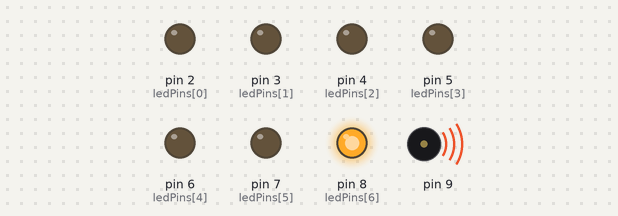
This sketch was run on a simulated Arduino Uno, built with avr-gcc and run on an emulated ATmega328P. Parts: output pins drawn as LEDs (lit = HIGH), buzzer (waves = sounding). At 27.5 s the program stops and its outputs stay as they are.

Above: at 0.08 s.
At 3.52 s:
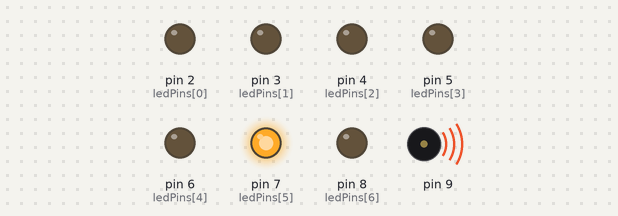
At 6.96 s:
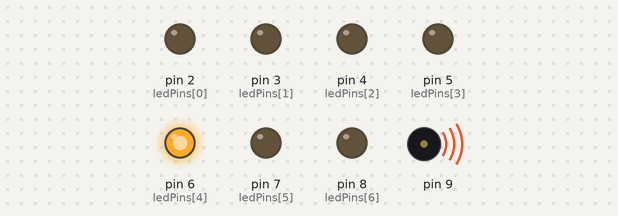
At 13.63 s:
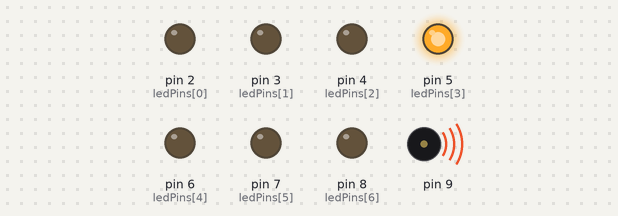
At 20.3 s:
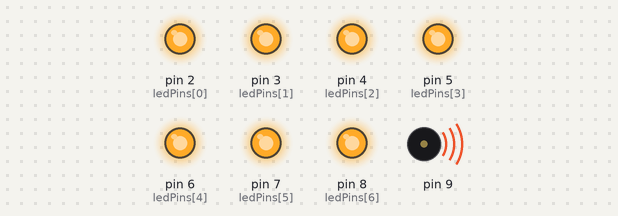
At 27.26 s:
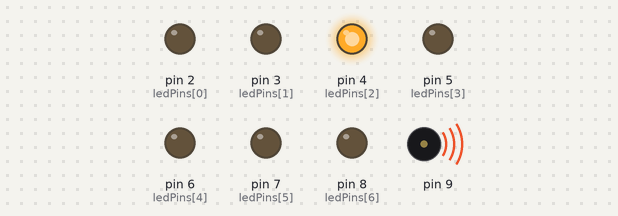
Timing chart, 0 to 29.0 s (numbered marks = the images above):
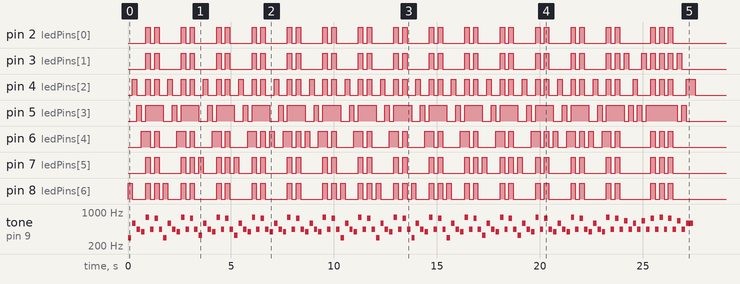

Measured:
- by itself, pin 2 (ledPins[0]): LOW → HIGH at 0.86 s, → LOW 0.22 s later, → HIGH 0.22 s later, → LOW 0.22 s later, … (62 changes in this stretch)
- by itself, pin 3 (ledPins[1]): LOW → HIGH at 0.86 s, → LOW 0.22 s later, → HIGH 0.22 s later, → LOW 0.22 s later, … (68 changes in this stretch)
- by itself, pin 4 (ledPins[2]): LOW → HIGH at 0.22 s, → LOW 0.22 s later, → HIGH 0.43 s later, → LOW 0.22 s later, … (94 changes in this stretch)
- by itself, pin 5 (ledPins[3]): LOW → HIGH at 0.43 s, → LOW 0.22 s later, → HIGH 0.22 s later, → LOW 0.86 s later, … (64 changes in this stretch)
- by itself, pin 6 (ledPins[4]): LOW → HIGH at 0.65 s, → LOW 0.43 s later, → HIGH 0.22 s later, → LOW 0.22 s later, … (70 changes in this stretch)
- by itself, pin 7 (ledPins[5]): LOW → HIGH at 0.86 s, → LOW 0.22 s later, → HIGH 0.22 s later, → LOW 0.22 s later, … (70 changes in this stretch)
- by itself, pin 8 (ledPins[6]): LOW → HIGH at 0.00 s, → LOW 0.22 s later, → HIGH 0.65 s later, → LOW 0.22 s later, … (74 changes in this stretch)
- by itself, tone on pin 9: plays 294 Hz for 0.17 s, 587 Hz for 0.17 s, 440 Hz for 0.17 s, 392 Hz for 0.17 s, 784 Hz for 0.17 s, 440 Hz for 0.17 s … (127 notes in this stretch)

The sketch:

SweetChild.ino
```cpp
/*************************************************
 * Public Constants
 *************************************************/

#define NOTE_B0  31
#define NOTE_C1  33
#define NOTE_CS1 35
#define NOTE_D1  37
#define NOTE_DS1 39
#define NOTE_E1  41
#define NOTE_F1  44
#define NOTE_FS1 46
#define NOTE_G1  49
#define NOTE_GS1 52
#define NOTE_A1  55
#define NOTE_AS1 58
#define NOTE_B1  62
#define NOTE_C2  65
#define NOTE_CS2 69
#define NOTE_D2  73
#define NOTE_DS2 78
#define NOTE_E2  82
#define NOTE_F2  87
#define NOTE_FS2 93
#define NOTE_G2  98
#define NOTE_GS2 104
#define NOTE_A2  110
#define NOTE_AS2 117
#define NOTE_B2  123
#define NOTE_C3  131
#define NOTE_CS3 139
#define NOTE_D3  147
#define NOTE_DS3 156
#define NOTE_E3  165
#define NOTE_F3  175
#define NOTE_FS3 185
#define NOTE_G3  196
#define NOTE_GS3 208
#define NOTE_A3  220
#define NOTE_AS3 233
#define NOTE_B3  247
#define NOTE_C4  262
#define NOTE_CS4 277
#define NOTE_D4  294
#define NOTE_DS4 311
#define NOTE_E4  330
#define NOTE_F4  349
#define NOTE_FS4 370
#define NOTE_G4  392
#define NOTE_GS4 415
#define NOTE_A4  440
#define NOTE_AS4 466
#define NOTE_B4  494
#define NOTE_C5  523
#define NOTE_CS5 554
#define NOTE_D5  587
#define NOTE_DS5 622
#define NOTE_E5  659
#define NOTE_F5  698
#define NOTE_FS5 740
#define NOTE_G5  784
#define NOTE_GS5 831
#define NOTE_A5  880
#define NOTE_AS5 932
#define NOTE_B5  988
#define NOTE_C6  1047
#define NOTE_CS6 1109
#define NOTE_D6  1175
#define NOTE_DS6 1245
#define NOTE_E6  1319
#define NOTE_F6  1397
#define NOTE_FS6 1480
#define NOTE_G6  1568
#define NOTE_GS6 1661
#define NOTE_A6  1760
#define NOTE_AS6 1865
#define NOTE_B6  1976
#define NOTE_C7  2093
#define NOTE_CS7 2217
#define NOTE_D7  2349
#define NOTE_DS7 2489
#define NOTE_E7  2637
#define NOTE_F7  2794
#define NOTE_FS7 2960
#define NOTE_G7  3136
#define NOTE_GS7 3322
#define NOTE_A7  3520
#define NOTE_AS7 3729
#define NOTE_B7  3951
#define NOTE_C8  4186
#define NOTE_CS8 4435
#define NOTE_D8  4699
#define NOTE_DS8 4978
//Sweet Child O Mine- Guns N Roses-------------------------------------------------------------------------------------------------------------------------------
int mainRiffD[] = {NOTE_D4 , NOTE_D5 , NOTE_A4, NOTE_G4, NOTE_G5, NOTE_A4, NOTE_FS5, NOTE_A4};
int mainRiffE[] = {NOTE_E4 , NOTE_D5 , NOTE_A4, NOTE_G4, NOTE_G5, NOTE_A4, NOTE_FS5, NOTE_A4};
int mainRiffG[] = {NOTE_G4 , NOTE_D5 , NOTE_A4, NOTE_G4, NOTE_G5, NOTE_A4, NOTE_FS5, NOTE_A4};
int endRiff[] = {NOTE_E5, NOTE_A4, NOTE_D5, NOTE_A4, NOTE_E5, NOTE_A4, NOTE_FS5, NOTE_A4, NOTE_G5, NOTE_A4, NOTE_FS5, NOTE_A4, NOTE_E5, NOTE_A4, NOTE_D5};

int mainRiffDurations[] = {
//d4  d5  a4   g4  g5  g4  fs5  a4
  6,  6,  6,   6,  6,  6,  6 ,  6};

int endRiffDurations[] = {6, 6, 6, 6, 6, 6, 6, 6, 6, 6, 6, 6, 6, 6, 3};

int ledPins[] = {2,3,4,5,6,7,8};

int numRepeats = 2;
//----------------------------------------------------------------------------------------------------------------------------------------------
void setup() {

  for(int index = 0; index <= 6; index++)
  {
    pinMode(ledPins[index],OUTPUT);
  }


    for(int introTwoTimes = 0; introTwoTimes < numRepeats; introTwoTimes++){
      for(int dTwice = 0; dTwice < 2; dTwice++){
        for (int thisNote = 0; thisNote < 8; thisNote++){
          int mainRiffDuration = 1000/mainRiffDurations[thisNote];
          lightOn(mainRiffD[thisNote]);
          tone(9, mainRiffD[thisNote], mainRiffDuration);
          int pauseBetweenNotes = mainRiffDuration * 1.30;
          delay(pauseBetweenNotes);
          noTone(9);
          lightOff(mainRiffD[thisNote]);
        }
      }

      for(int eTwice = 0; eTwice < 2; eTwice++){
        for (int thisNote = 0; thisNote < 8; thisNote++){
          int mainRiffDuration = 1000/mainRiffDurations[thisNote];
          lightOn(mainRiffE[thisNote]);
          tone(9, mainRiffE[thisNote], mainRiffDuration);
          int pauseBetweenNotes = mainRiffDuration * 1.30;
          delay(pauseBetweenNotes);
          noTone(9);
          lightOff(mainRiffE[thisNote]);
        }
      }

      for(int gTwice = 0; gTwice < 2; gTwice++){
        for (int thisNote = 0; thisNote < 8; thisNote++){
          int mainRiffDuration = 1000/mainRiffDurations[thisNote];
          lightOn(mainRiffG[thisNote]);
          tone(9, mainRiffG[thisNote], mainRiffDuration);
          int pauseBetweenNotes = mainRiffDuration * 1.30;
          delay(pauseBetweenNotes);
          noTone(9);
          lightOff(mainRiffG[thisNote]);
        }
      }
      if(introTwoTimes == numRepeats - 1){
          for (int thisNote = 0; thisNote < 15; thisNote++){
            int mainRiffDuration = 1000/endRiffDurations[thisNote];
            lightOn(endRiff[thisNote]);
            tone(9, endRiff[thisNote], mainRiffDuration);
            int pauseBetweenNotes = mainRiffDuration * 1.30;
            delay(pauseBetweenNotes);
            noTone(9);
            lightOff(endRiff[thisNote]);
          }
      }
      else{
        for(int dTwice = 0; dTwice < 2; dTwice++){
          for (int thisNote = 0; thisNote < 8; thisNote++){
            int mainRiffDuration = 1000/mainRiffDurations[thisNote];
            lightOn(mainRiffD[thisNote]);
            tone(9, mainRiffD[thisNote], mainRiffDuration);
            int pauseBetweenNotes = mainRiffDuration * 1.30;
            delay(pauseBetweenNotes);
            noTone(9);
            lightOff(mainRiffD[thisNote]);
          }
      }
    }

  }

while(1); // stop song
}

void loop() {

}

void lightOn(int note){
  switch(note){
    case NOTE_D4: digitalWrite(8, HIGH); break;
    case NOTE_E4: digitalWrite(7, HIGH); break;
    case NOTE_G4: digitalWrite(6, HIGH); break;
    case NOTE_A4: digitalWrite(5, HIGH); break;
    case NOTE_D5: digitalWrite(4, HIGH); break;
    case NOTE_G5: allOn(); break;
    case NOTE_FS5: allOn(); break;
    case NOTE_E5: digitalWrite(3, HIGH); break;
  }
}
void allOn(){
  for(int i = 0; i < 7; i++){
    digitalWrite(ledPins[i], HIGH);
  }
}

void lightOff(int note){
  switch(note){
    case NOTE_D4: digitalWrite(8, LOW); break;
    case NOTE_E4: digitalWrite(7, LOW); break;
    case NOTE_G4: digitalWrite(6, LOW); break;
    case NOTE_A4: digitalWrite(5, LOW); break;
    case NOTE_D5: digitalWrite(4, LOW); break;
    case NOTE_G5: allOff(); break;
    case NOTE_FS5: allOff(); break;
    case NOTE_E5: digitalWrite(3, LOW); break;
  }
}
void allOff(){
  for(int i = 0; i < 7; i++){
    digitalWrite(ledPins[i], LOW);
  }
}
```
